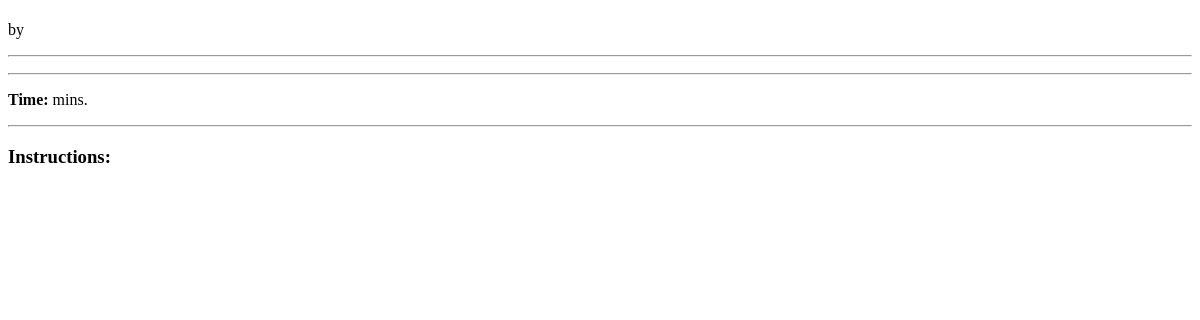
Page /recipe/3 on the earlier database version.
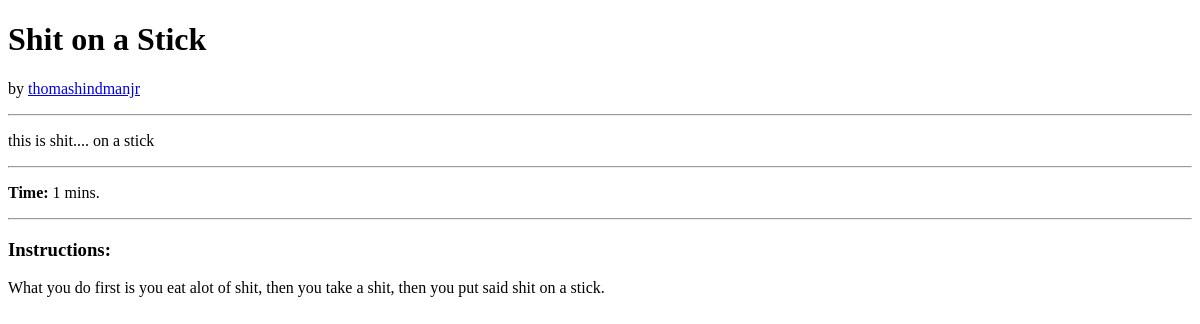
Same page on the later database version.
### recipebox/models.py (models this page shows, shortened)
class Recipe(models.Model):
    title = models.CharField(max_length=40)
    author = models.ForeignKey(Author, on_delete=models.CASCADE)
    description = models.CharField(max_length=100)
    time_req = models.IntegerField()
    instructions = models.TextField()

class Author(models.Model):
    name = models.CharField(max_length=40)
    user = models.OneToOneField(User, on_delete=models.CASCADE)
    bio = models.TextField()
    def __str__(self):
        return self.user.username

### recipebox/views.py (the view)
# urls.py: path('recipe/<int:r_id>', recipe),
def recipe(request, r_id):
    recipe = Recipe.objects.filter(id=r_id).first()
    return render(request, 'recipe.html', {'data': recipe})

### recipebox/templates/recipe.html (shortened to what this page needs)
<!DOCTYPE html>
<html lang="en">
<head>
</head>
<body>
    <h1>{{data.title}}</h1>
    <p>by <a href="/author/{{data.author.id}}">{{data.author}}</a></p>
    <hr/>
    <p>{{data.description}}</p>
    <hr/>
    <p><b>Time:</b> {{data.time_req}} mins.</p>
    <hr/>
    <h3>Instructions:</h3>
    <p>{{data.instructions}}</p>
</body>
</html>

Differences in the rows shown:
added Recipe: title "Shit on a Stick", author "thomashindmanjr", description "this is shit.... on a stick", time_req "1", instructions "What you do first is you eat alot of shit, then you take a shit, then you put said shit on a stick."
